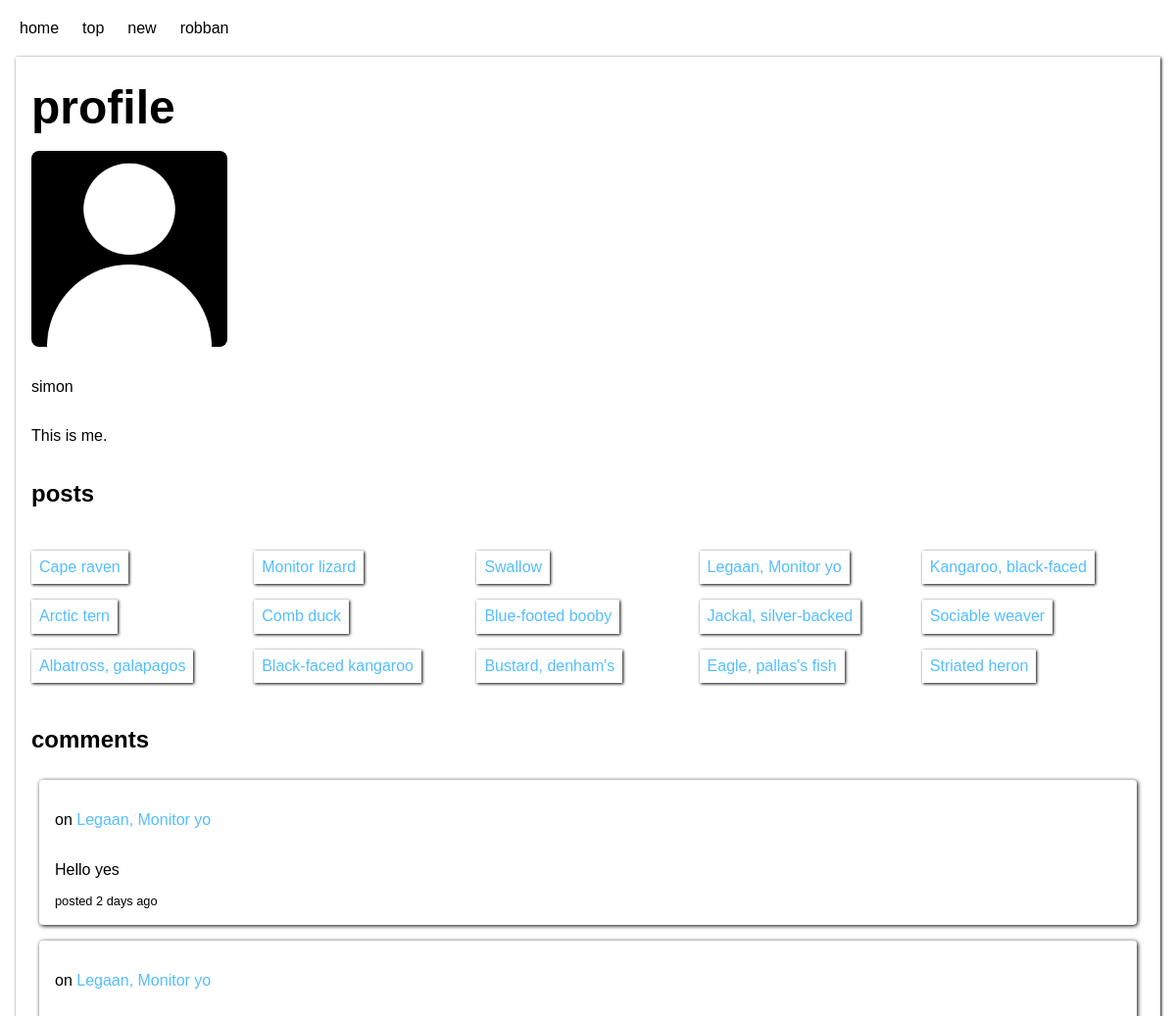
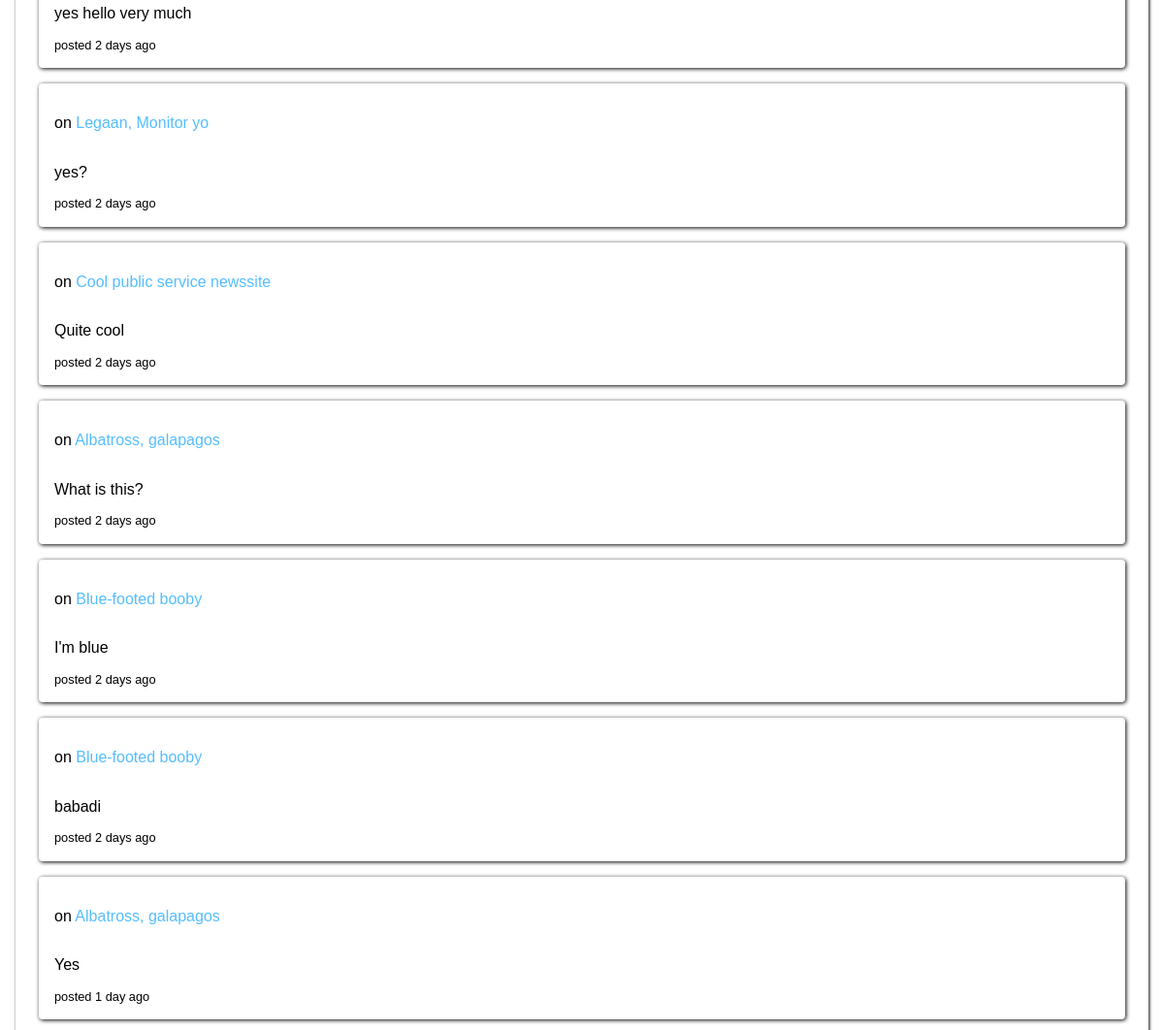
Page /view.php?view=profile&user_id=1 (signed in) on the committed database (2 pictures, top to bottom).
### tables this page shows
CREATE TABLE users (
	id INTEGER NOT NULL PRIMARY KEY AUTOINCREMENT UNIQUE,
	user_name VARCHAR NOT NULL UNIQUE,
	email VARCHAR NOT NULL UNIQUE,
	password VARCHAR NOT NULL,
	bio VARCHAR,
	image_url VARCHAR
);

CREATE TABLE posts (
	id INTEGER NOT NULL PRIMARY KEY AUTOINCREMENT UNIQUE,
	user_id INTEGER NOT NULL,
	title VARCHAR NOT NULL,
	description VARCHAR NOT NULL,
	url VARCHAR NOT NULL,
	creation_time DATETIME NOT NULL
);

CREATE TABLE comments (
	id INTEGER NOT NULL PRIMARY KEY AUTOINCREMENT UNIQUE,
	post_id INTEGER NOT NULL,
	user_id INTEGER NOT NULL,
	comment VARCHAR NOT NULL,
	reply INTEGER,
	creation_time DATETIME NOT NULL
);

### app/functions.php (called while the page is built, shortened)
<?php
function getAge(string $birth): string
{
    $today = new DateTime();
    $birth = new DateTime($birth);
    $interval = $today->diff($birth);
    if ($interval->m === 0 && $interval->days === 1) {
        return $interval->days . " day ago";
    } elseif ($interval->m === 0 && $interval->days > 0) {
        return $interval->days . " days ago";
    }
    return "today";
}
function fetchUser(int $userId, PDO $db): ?array
{
    $stmnt = $db->prepare("SELECT id, user_name, bio, image_url FROM users WHERE id = :user_id");
    $stmnt->bindParam(":user_id", $userId, PDO::PARAM_INT);
    $stmnt->execute();
    $result = $stmnt->fetch(PDO::FETCH_ASSOC);
    return $result;
}
function fetchUserPosts(int $userId, PDO $db): ?array
{
    $stmnt = $db->prepare("SELECT * FROM posts WHERE user_id = :user_id");
    $stmnt->bindParam("user_id", $userId, PDO::PARAM_INT);
    $stmnt->execute();
    $results = $stmnt->fetchAll(PDO::FETCH_ASSOC);
    return $results;
}
function fetchUserComments(int $userId, PDO $db): ?array
{
    $stmnt = $db->prepare("SELECT * FROM comments WHERE user_id = :user_id");
    $stmnt->bindParam(":user_id", $userId, PDO::PARAM_INT);
    $stmnt->execute();
    $results = $stmnt->fetchAll(PDO::FETCH_ASSOC);
    return $results;
}
function fetchPostTitle(int $postId, PDO $db): ?string
{
    $stmnt = $db->prepare("SELECT title FROM posts WHERE id = :id;");
    $stmnt->bindParam(":id", $postId, PDO::PARAM_INT);
    $stmnt->execute();
    $result = $stmnt->fetch(PDO::FETCH_ASSOC);
    return $result['title'];
}

### view.php (the view, shortened to what this page needs)
<?php
require __DIR__ . '/app/autoload.php';
require __DIR__ . '/views/header.php';
if (isset($_GET['view'])) {
    $view = filter_var($_GET['view'], FILTER_SANITIZE_STRING);
    if ($view === 'post') {
        if (isset($_GET['post_id'])) {
            $postId = (int)filter_var($_GET['post_id'], FILTER_SANITIZE_NUMBER_INT);
            $post = fetchPost($postId, $db);
            if (!isset($post)) {
                addMessage('Link seems to be dead!');
            } else {
                $postComments = fetchComments($postId, $db);
                $commentReplies = fetchReplies($postId, $db);
            }
        }
    } elseif ($view === 'profile') {
        if (isset($_GET['user_id'])) {
            $userId = (int)filter_var($_GET['user_id'], FILTER_SANITIZE_NUMBER_INT);
            $profile = fetchUser($userId, $db);
            if (!isset($profile)) {
                addMessage('No user like this seems to exist!');
            } else {
                $userPosts = fetchUserPosts($userId, $db);
                $userComments = fetchUserComments($userId, $db);
            }
        }
    } elseif ($view === 'search') {
        $query = filter_var($_GET['query'], FILTER_SANITIZE_STRING);
        $searchResults = searchPosts($query, $db);
    } else {
        addMessage('Incorrect url');
        header('location: /');
        exit;
    }
} else {
    addMessage('Incorrect url');
    header('location: /');
    exit;
}
?>
<main>
    <?php if (isset($post)) : ?>
        <article class="post grid">
            <div class="top">
                <div class="votes">
                    <?php if (userLoggedIn() && userUpvote($_SESSION['user']['id'], $post['id'], $db)) : ?>
                        <button class="vote active" data-post="<?= $post['id'] ?>">▲</button>
                    <?php elseif (userLoggedIn() && !userUpvote($_SESSION['user']['id'], $post['id'], $db)) : ?>
                        <button class="vote" data-post="<?= $post['id'] ?>">▲</button>
                    <?php else : ?>
                        <button class="vote">▲</button>
                    <?php endif; ?>
                    <p class="upvotes"><?= $post['upvotes'] ?></p>
                </div>
                <a href="<?= $post['url'] ?>">
                    <h1><?= $post['title'] ?></h1>
                </a>
            </div>
            <div class="full">
                <p><?= $post['description'] ?></p>
                <p>
                    by
                    <a href="/view.php?view=profile&user_id=<?= $post['user_id'] ?>">
                        <?= fetchPoster((int)$post['user_id'], $db) ?>
                    </a>
                </p>
                <p><?= $post['creation_time'] ?></p>
                <?php if (userLoggedIn() && $post['user_id'] === $_SESSION['user']['id']) : ?>
                    <a class="button" href="/edit.php?edit=post&post_id=<?= $post['id'] ?>">edit post</a>
                <?php endif; ?>
            </div>
            <section class="comments full">
                <?php if (isset($postComments)) : ?>
                    <?php foreach ($postComments as $postComment) : ?>
                        <div class="comment">
                            <small>posted <?= getAge($postComment['creation_time']) ?></small>
                            <a href="/view.php?view=profile&user_id=<?= $postComment['user_id'] ?>"><?= fetchPoster((int)$postComment['user_id'], $db) ?> says:</a>
                            <p class="comment"><?= $postComment['comment'] ?></p>
                            <?php if (isset($commentReplies)) : ?>
                                <?php foreach ($commentReplies as $commentReply) : ?>
                                    <?php if ($commentReply['reply'] === $postComment['id']) : ?>
                                        <div class="comment reply">
                                            <small>posted <?= getAge($commentReply['creation_time']) ?></small>
                                            <a href="/view.php?view=profile&user_id=<?= $commentReply['user_id'] ?>"><?= fetchPoster((int)$commentReply['user_id'], $db) ?> replies: </a>
                                            <p class="comment"><?= $commentReply['comment'] ?></p>
                                            <?php if (userLoggedIn() && $_SESSION['user']['id'] === $commentReply['user_id']) : ?>
                                                <a class="button" href="/edit.php?edit=comment&comment_id=<?= $commentReply['id'] ?>">edit comment</a>
                                            <?php endif; ?>
                                        </div>
                                    <?php endif; ?>
                                <?php endforeach; ?>
                            <?php endif; ?>
                            <?php if (userLoggedIn()) : ?>
                                <a class="button" href="/edit.php?edit=reply&comment_id=<?= $postComment['id'] ?>">reply</a>
                            <?php endif; ?>
                            <?php if (userLoggedIn() && $_SESSION['user']['id'] === $postComment['user_id']) : ?>
                                <a class="button" href="/edit.php?edit=comment&comment_id=<?= $postComment['id'] ?>">edit comment</a>
                            <?php endif; ?>
                        </div>
                    <?php endforeach; ?>
                <?php else : ?>
                    <p>No comments yet</p>
                <?php endif; ?>
            </section>
            <?php if (userLoggedIn()) : ?>
                <form class="full" action="/app/posts/comment.php" method="post">
                    <label for="comment">comment</label>
                    <input type="hidden" id="post_id" name="post_id" value="<?= $post['id'] ?>">
                    <textarea id="comment" name="comment" rows="4" required></textarea>
                    <button type="submit">submit</button>
                </form>
            <?php else : ?>
                <a class="button" href="/login.php">login to comment</a>
            <?php endif; ?>
        </article>
    <?php elseif (isset($profile)) : ?>
        <section class="profile">
            <h1>profile</h1>
            <?php if (!isset($profile['image_url'])) : ?>
                <img src="/assets/images/no-image.png" alt="no profile picture selected">
            <?php else : ?>
                <img src="<?= $profile['image_url'] ?>" alt="profile picture">
            <?php endif; ?>
            <p><?= $profile['user_name'] ?></p>
            <p><?= $profile['bio'] ?></p>
            <?php if (isset($userPosts)) : ?>
                <h2>posts</h2>
                <ul class="user-posts">
                    <?php foreach ($userPosts as $userPost) : ?>
                        <li>
                            <a href="/view.php?view=post&post_id=<?= $userPost['id'] ?>"><?= $userPost['title'] ?></a>
                        </li>
                    <?php endforeach; ?>
                </ul>
            <?php else : ?>
                <h2>no posts</h2>
            <?php endif; ?>
            <?php if (isset($userComments)) : ?>
                <h2>comments</h2>
                <?php foreach ($userComments as $userComment) : ?>
                    <div class="comment">
                        <p>on
                            <a href="/view.php?view=post&post_id=<?= $userComment['post_id'] ?>">
                                <?= fetchPostTitle((int)$userComment['post_id'], $db) ?>
                            </a>
                        </p>
                        <p><?= $userComment['comment'] ?></p>
                        <small>posted <?= getAge($userComment['creation_time']) ?></small>
                    </div>
                <?php endforeach; ?>
            <?php else : ?>
                <h2>no comments</h2>
            <?php endif; ?>
        </section>
    <?php endif; ?>
</main>
<?php
require __DIR__ . '/views/footer.php';
?>

### assets/css/style.css (style rules this page uses)
:root { --blue: rgb(85, 190, 255); --orange: coral; }
body { margin: 16px; font-family: sans-serif; }
a { text-decoration: none; color: rgb(85, 190, 255); }
h1 { font-size: 3rem; margin-top: 8px; margin-bottom: 16px; }
div.comment { display: flex; flex-direction: column; margin: 8px; padding: 16px; box-shadow: 1px 1px 4px; border-radius: 4px; }
section.profile { display: flex; flex-direction: column; padding: 16px; box-shadow: 1px 1px 3px; }
section.profile img { width: 200px; height: 200px; margin: 0px 0px 16px 0px; border-radius: 8px; object-fit: cover; }
ul.user-posts { list-style-type: none; display: grid; grid-template-columns: repeat(auto-fit, minmax(200px, 1fr)); padding: 0px; }
ul.user-posts li { width: fit-content; padding: 8px; margin: 8px 8px 8px 0px; box-shadow: 1px 1px 3px; transition: transform 0.1s ease-in-out; }

### rows in the picture
users: user_name "simon", bio "This is me."
posts: title "Cape raven"
posts: title "Monitor lizard"
posts: title "Swallow"
posts: title "Legaan, Monitor yo"
posts: title "Kangaroo, black-faced"
posts: title "Arctic tern"
posts: title "Comb duck"
posts: title "Blue-footed booby"
posts: title "Jackal, silver-backed"
posts: title "Sociable weaver"
posts: title "Albatross, galapagos"
posts: title "Black-faced kangaroo"
posts: title "Bustard, denham's"
posts: title "Eagle, pallas's fish"
posts: title "Striated heron"
comments: post.title "Legaan, Monitor yo", comment "Hello yes", creation_time "2 days ago"
comments: post.title "Legaan, Monitor yo", comment "yes hello very much", creation_time "2 days ago"
comments: post.title "Legaan, Monitor yo", comment "yes?", creation_time "2 days ago"
comments: post.title "Cool public service newssite", comment "Quite cool", creation_time "2 days ago"
comments: post.title "Albatross, galapagos", comment "What is this?", creation_time "2 days ago"
comments: post.title "Blue-footed booby", comment "I'm blue", creation_time "2 days ago"
comments: post.title "Blue-footed booby", comment "babadi", creation_time "2 days ago"
comments: post.title "Albatross, galapagos", comment "Yes", creation_time "1 day ago"

### other values in the picture
$_SESSION['user']['user_name'] "robban"
